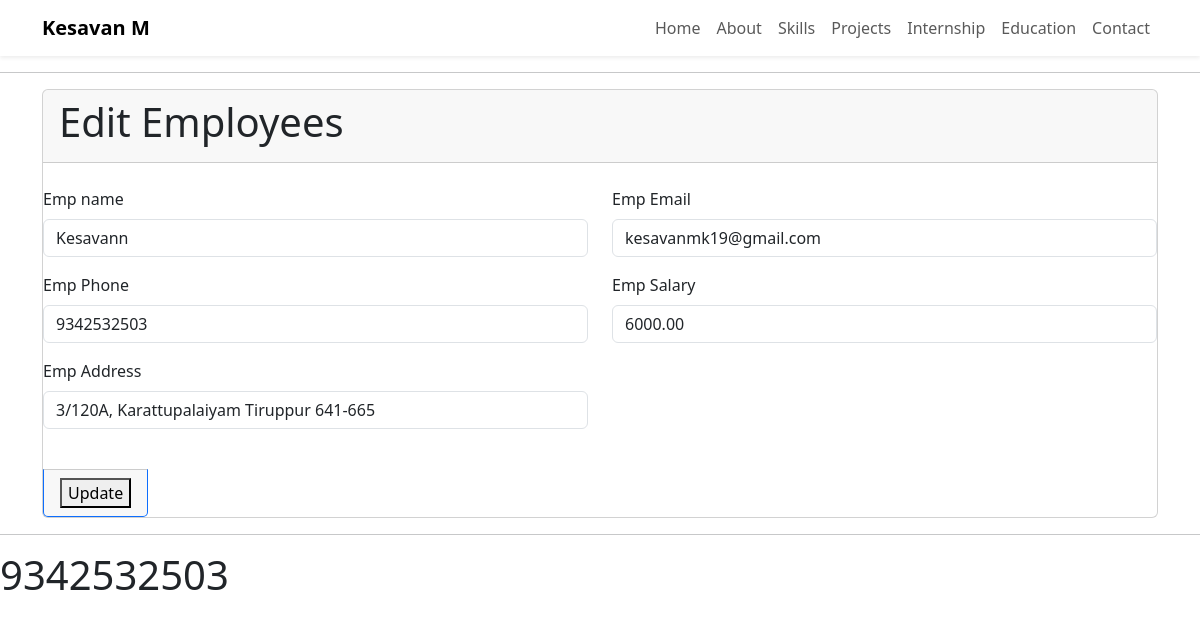
/employee_edit/1, run on the app's committed database.
### Myapp/models.py (models this page shows, shortened)
class Portfolio(models.Model):
    name = models.CharField(max_length=100)
    title = models.CharField(max_length=100)
    profile_image = models.ImageField(upload_to='profile/')
    about = models.TextField()
    email = models.EmailField(unique=True)
    phone = models.CharField(max_length=15)
    location = models.CharField(max_length=100)
    hero_description = models.TextField(blank=True, null=True)
    github = models.URLField()
    linkedin = models.URLField()
    resume = models.FileField(upload_to='resume/')

class Employee(models.Model):
    emp_name = models.CharField(max_length=100)
    emp_email = models.EmailField(unique=True)
    emp_phone = models.CharField(max_length=15)
    emp_salary = models.DecimalField(max_digits=10,decimal_places=2)
    emp_address = models.TextField()

### Myapp/views.py (the view, shortened to what this page needs)
# urls.py: path("employee_edit/<int:emp_id>", views.EmployeeEditView, name="employee_edit"),
def EmployeeEditView(request,emp_id):
    employee = get_object_or_404(Employee, id = emp_id)
    context = {
        "employee" : employee
    }
    return render(request,"employee_edit.html",context)

### Myapp/context_processor.py (called while the page is built)
def profile_data(request):
    profile = Portfolio.objects.first()
    return {
        "profile" : profile,
    }

def skill_data(request):
    skills = Skill.objects.all()
    return {
        "skills": skills
    }

def education_data(request):
    educations = Education.objects.all()
    return{
        "educations" : educations
    }

### Myapp/templates/employee_edit.html (shortened to what this page needs)
{% extends 'base.html' %}
{% block content %}
<div class="container">
    <div class="card">
        <div class="card-header">
            <h1>Edit Employees</h1>
        </div>
        <form method="post">
            <div class="row py-4">
                <div class="col-6">
                    <label for="emp_name" class="form-label">Emp name</label>
                    <input type="text" name="emp_name" value="{{ employee.emp_name }}" class="form-control ">
                </div>
                <div class="col-6 mb-3">
                    <label for="emp_email" class="form-label">Emp Email</label>
                    <input type="text" name="emp_email" value="{{ employee.emp_email }}" class="form-control">
                </div>
                <div class="col-6 mb-3">
                    <label for="emp_phone" class="form-label">Emp Phone</label>
                    <input type="text" name="emp_phone" value="{{ employee.emp_phone }}" class="form-control">
                </div>
                <div class="col-6 mb-3">
                    <label for="emp_salary" class="form-label">Emp Salary</label>
                    <input type="text" name="emp_salary" value="{{ employee.emp_salary }}" class="form-control">
                </div>
                <div class="col-6 mb-3">
                    <label for="emp_address" class="form-label">Emp Address</label>
                    <input type="text" name="emp_address" value="{{ employee.emp_address }}" class="form-control">
                </div>
            </div>
            <div class="card-footer btn btn-primary">
                <button type="submit">Update</button>
            </div>
        </form>
    </div>
</div>
{% endblock %}

### Myapp/templates/includes/navbar.html (shortened to what this page needs)
<nav class="navbar navbar-expand-lg bg-white shadow-sm sticky-top">
    <div class="container">
        <a class="navbar-brand fw-bold" href="#">
            {{ profile.name }}
        </a>
        <div class="collapse navbar-collapse"
             id="navbar">
            <ul class="navbar-nav ms-auto">
                <li class="nav-item">
                    <a class="nav-link" href="#home">Home</a>
                </li>
                <li class="nav-item">
                    <a class="nav-link" href="#about">About</a>
                </li>
                <li class="nav-item">
                    <a class="nav-link" href="#skills">Skills</a>
                </li>
                <li class="nav-item">
                    <a class="nav-link" href="#projects">Projects</a>
                </li>
                <li class="nav-item">
                    <a class="nav-link" href="#internship">Internship</a>
                </li>
                <li class="nav-item">
                    <a class="nav-link" href="#education">Education</a>
                </li>
                <li class="nav-item">
                    <a class="nav-link" href="#contact">Contact</a>
                </li>
            </ul>
        </div>
    </div>
</nav>
<div class="position-fixed top-0 end-0 p-3" style="z-index: 1055;">
</div>

### Myapp/templates/includes/footer.html (shortened to what this page needs)
<!DOCTYPE html>
<html lang="en">
<head>
</head>
<body>
    <h1>{{ profile.phone }}</h1>
</body>
</html>

### data on the page
Portfolio: name "Kesavan M", phone "9342532503"
Employee: emp_name "Kesavann", emp_email "kesavanmk19@gmail.com", emp_phone "9342532503", emp_salary "6000.00", emp_address "3/120A, Karattupalaiyam Tiruppur 641-665"
